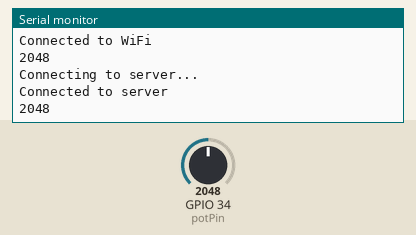
A sketch run on a simulated ESP32. Shown: the last lines printed to the serial monitor. The test bench sets the inputs (shaded band); at power-on: GPIO 34 (potPin) = 2048. WiFi joins after 1.5 s; servers stay silent unless stated.

Above: at 2.7 s.
2.8 s: GPIO 34 (potPin) set to 2866
At 3.8 s:
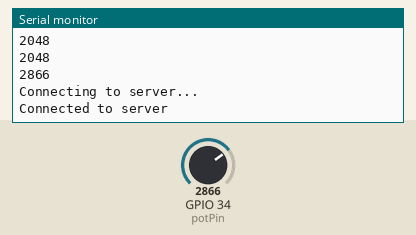
4.3 s: GPIO 34 (potPin) set to 3603
At 5.06 s:
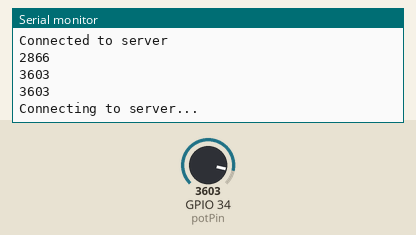
Timing chart, 0 to 7.3 s (numbered marks = the images above; inputs shaded):
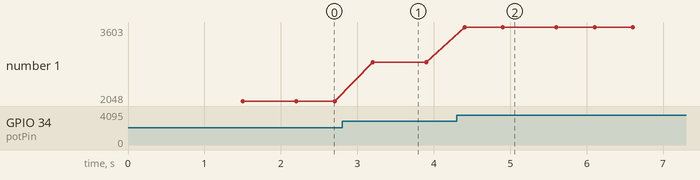

The sketch:

client.ino
```cpp
#include <WiFi.h>
#include <Arduino.h>

const int potPin = 34;

const char ssid[] = "TP-Link_B922";
const char password[] = "13600167";

int potValue = 0;

void setup() {
  // put your setup code here, to run once:
  Serial.begin(115200);

  // Potentiometer
  // analogReadResolution(12);
  pinMode(potPin, INPUT);

  // TCP Connection Setup
  WiFi.begin(ssid, password);
  while (WiFi.status() != WL_CONNECTED) {
    delay(500);
    Serial.println("Connecting to WiFi...");
  }
  Serial.println("Connected to WiFi");
}

WiFiClient client;
const char* host = "192.168.0.106";
const int port = 1333;

char command[1];

void loop() {
  potValue = analogRead(potPin);
  Serial.println(potValue);

  // Convert output value to command
  if (potValue > 2048) {
    command[0] = 'L'; // Turn left
  } else {
    command[0] = 'R'; // Turn right
  }

  // put your main code here, to run repeatedly:
  if (!client.connected()) {
    Serial.println("Connecting to server...");
    if (client.connect(host, port)) {
      Serial.println("Connected to server");
      // Send data to server
      client.println("Hello from ESP32");
    } else {
      Serial.println("Connection failed");
      delay(5000);
    }
  }

  client.print(command);

  delay(500);
}
```

Measured:
- after the input at 2.8 s, the serial monitor: prints a new line after 0.40 s (image 1)
- after the input at 4.3 s, the serial monitor: prints a new line after 0.10 s (image 2)
- plotted number 1: 2048 → 2866 after the input at 2.8 s, 2866 → 3603 after the input at 4.3 s
